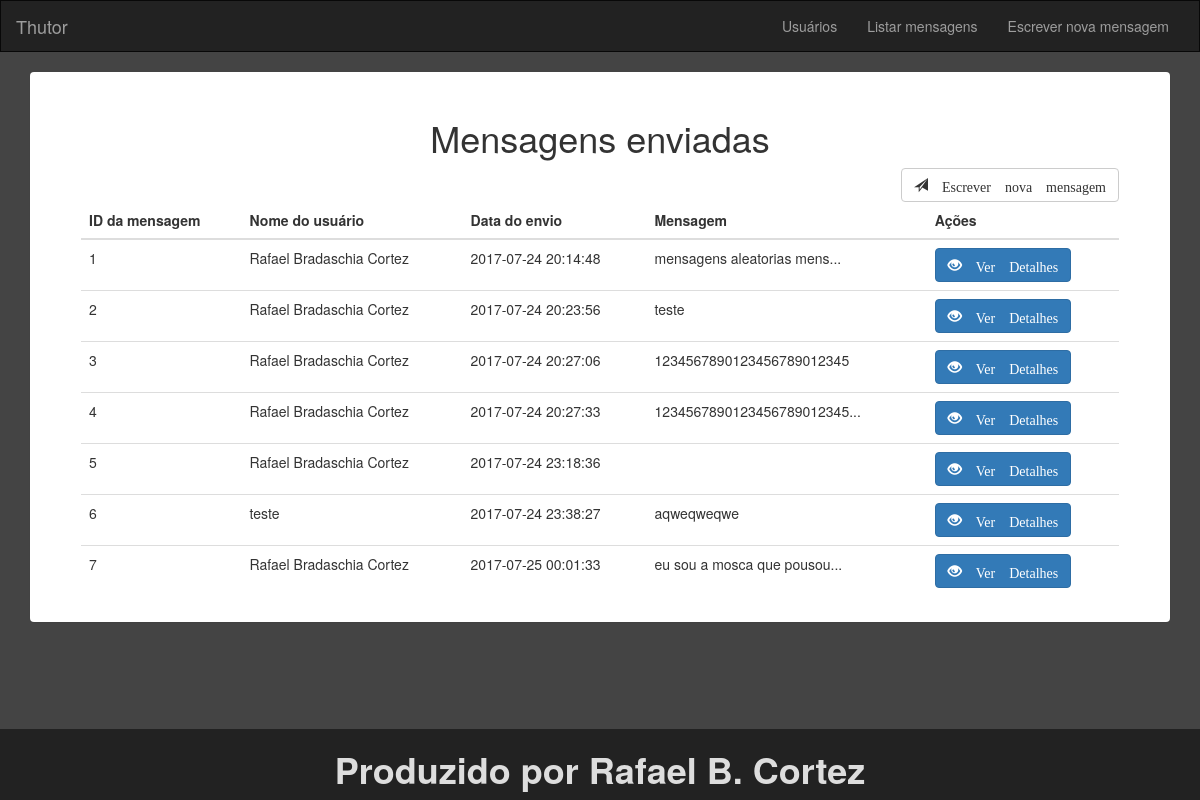
/mensagens/created, run on the app's committed database.
### tables this page shows
CREATE TABLE `messages` (
  `msg_id` int(11) NOT NULL AUTO_INCREMENT,
  `msg_body` longtext NOT NULL,
  `msg_date` datetime NOT NULL,
  `msg_user` int(11) NOT NULL,
  PRIMARY KEY (`msg_id`),
  KEY `msg_user` (`msg_user`),
  CONSTRAINT `messages_ibfk_1` FOREIGN KEY (`msg_user`) REFERENCES `users` (`user_id`) ON DELETE CASCADE ON UPDATE CASCADE
);

CREATE TABLE `users` (
  `user_id` int(11) NOT NULL AUTO_INCREMENT,
  `user_name` varchar(255) NOT NULL,
  `user_birthday` date NOT NULL,
  `user_biography` longtext NOT NULL,
  `user_creation` datetime NOT NULL,
  `user_address` longtext NOT NULL,
  `user_phone` varchar(14) NOT NULL,
  `user_trash` int(1) DEFAULT '0',
  PRIMARY KEY (`user_id`)
);

### application/controllers/Messages.php (called while the page is built, shortened)
<?php
class Messages extends CI_Controller {
	function __construct(){
		$this->load->model('users_model','users');
		$this->load->model('messages_model','msg');
	}
	public function index($status = NULL){
		$data['status'] = $status;
		$data['data'] = $this->msg->get_all();
		$this->load->view('listMsg', $data);
	}
}
?>

### index.php (called while the page is built, shortened)
<?php
require_once BASEPATH.'core/CodeIgniter.php';

### application/models/Messages_model.php (called while the page is built, shortened)
<?php
class Messages_model extends CI_Model {
	public function get_all(){
		$sql = 'SELECT msg_id as id, msg_body as msg, msg_date as date, users.user_name as user ';
		$sql .= 'FROM `messages` ';
		$sql .= 'INNER JOIN users on messages.msg_user=users.user_id';
		$query = $this->db->query($sql);
		$row = $query->result_array();
		return $row;
	}
}
?>

### application/views/listMsg.php (the view, shortened to what this page needs)
<!DOCTYPE html>
<html lang="en">
	<body>
		<div class="container">
			<div class="panel">
				<h1 class="text-center">Mensagens enviadas</h1>
				<a class="btn btn-default pull-right" href="<?= base_url('mensagem/nova'); ?>">
					<span class="glyphicon glyphicon-send">&nbsp;Escrever nova mensagem</span>
				</a>
				<table class="table table-hover">
					<thead>
						<th>ID da mensagem</th>
						<th>Nome do usuário</th>
						<th>Data do envio</th>
						<th>Mensagem</th>
						<th>Ações</th>
					</thead>
					<tbody>
						<?php for($i = 0; $i < count($data); $i++): ?>
							<tr>
								<td><?= $data[$i]['id']; ?></td>
								<td><?= $data[$i]['user']; ?></td>
								<td><?= $data[$i]['date']; ?></td>
								<td>
									<?php
										echo substr($data[$i]['msg'],0,25);
										if(strlen($data[$i]['msg']) > 25)echo '...';
									?>
								</td>
								<td>
									<a class="btn btn-primary" id="visualizar" title="Visualizar" href="<?= base_url('mensagem/visualizacao/').$data[$i]['id']; ?>" name="visualizar">
										<span class="glyphicon glyphicon-eye-open">&nbsp;Ver Detalhes</span>
									</a>
								</td>
							</tr>
						<?php endfor; ?>
					</tbody>
				</table>
			</div>
		</div>
	</body>
</html>

### assets/css/style.css (style rules this page uses)
body { background-color: #444; }
.panel { padding: 25px 50px; margin-bottom: 100px; }

### data on the page
messages: msg_id "1", msg_user.user_name "Rafael Bradaschia Cortez", msg_date "2017-07-24 20:14:48", msg_body "mensagens aleatorias mens"
messages: msg_id "2", msg_user.user_name "Rafael Bradaschia Cortez", msg_date "2017-07-24 20:23:56", msg_body "teste"
messages: msg_id "3", msg_user.user_name "Rafael Bradaschia Cortez", msg_date "2017-07-24 20:27:06", msg_body "1234567890123456789012345"
messages: msg_id "4", msg_user.user_name "Rafael Bradaschia Cortez", msg_date "2017-07-24 20:27:33", msg_body "1234567890123456789012345"
messages: msg_id "5", msg_user.user_name "Rafael Bradaschia Cortez", msg_date "2017-07-24 23:18:36"
messages: msg_id "6", msg_user.user_name "teste", msg_date "2017-07-24 23:38:27", msg_body "aqweqweqwe"
messages: msg_id "7", msg_user.user_name "Rafael Bradaschia Cortez", msg_date "2017-07-25 00:01:33", msg_body "eu sou a mosca que pousou"
